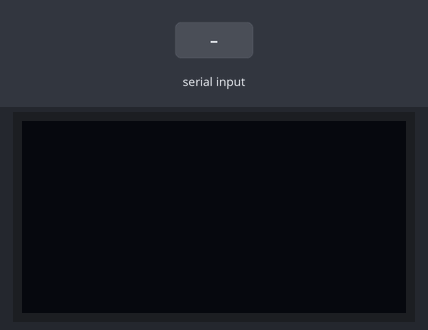
A sketch run on a simulated ESP8266 (NodeMCU). Parts: 128×64 one-colour display. Wiring (inferred from the names in the program): SSD1306 OLED at I2C address 0x3C. The test bench sets the inputs (shaded band). What the sketch prints to the serial monitor is not drawn.

Above: at 1.2 s.
1.3 s: "1" received over Serial
2.8 s: "0" received over Serial
At 4.0 s:
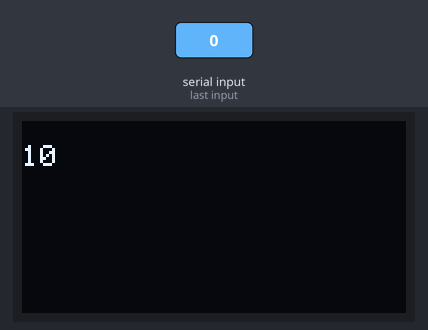
4.3 s: "2" received over Serial
At 5.5 s:
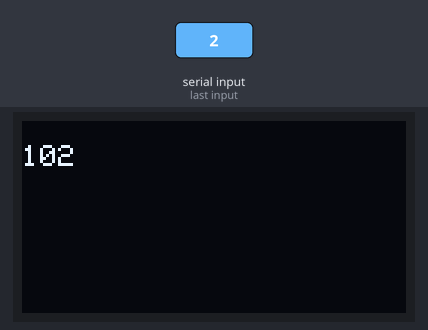
Timing chart, 0 to 7.3 s (numbered marks = the images above; inputs shaded):
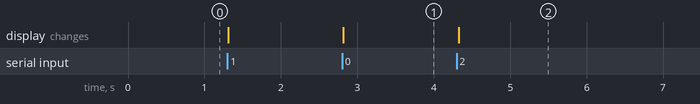

The sketch:

arduino.ino
```cpp
#include "SSD1306.h"

char serbuf[128];
int serbufsize = 0;

void setup() {
  Wire.begin(); // Initialisation I2C
  ssd1306_init(); // Initialisation écran

  Serial.begin(19200);

  serbuf[0] = 0;
  serbufsize = 0;
}

void loop() {

  while (Serial.available() > 0) {
    char c = Serial.read();
    if (c == 0x0A) {
      display_string(0, 0, "LF");
      serbuf[0] = 0;
      serbufsize = 0;
    } else {
      serbuf[serbufsize++] = c;
      serbuf[serbufsize] = 0;
      char buffer[32];
      sprintf(buffer, "%d", strlen(serbuf));
      display_string(0, 1, serbuf);
    }
  }

  Serial.println(millis());

  delay(100);
}
```

Source omitted: SSD1306.h (data table, 14890 bytes)

Measured:
- after the input at 2.8 s, the display: changes at once (image 1)
- after the input at 4.3 s, the display: changes at once (image 2)
